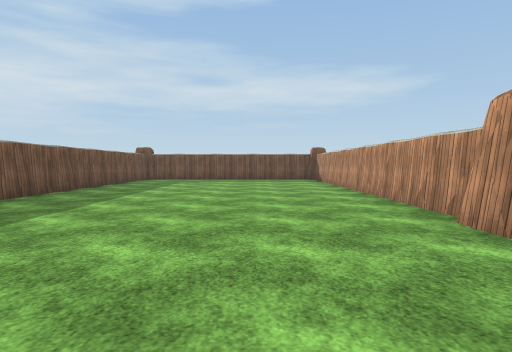
View 1 (above)

24 first-person views from a walk through a 3-D level made in the Unity game engine. The camera is 1.2 m above the floor, tilts 2° down and sees 75° across. The floor is counted in squares, 2 m on a side. Each view is taken from the middle of a square. On the plan, view 1 faces up. The plan holds only what a view shows up to about 10 squares ahead; the rest is blank. The place goes on beyond the plan. The player character is not drawn. Surface patterns are stand-ins for the level's own textures.

View 2
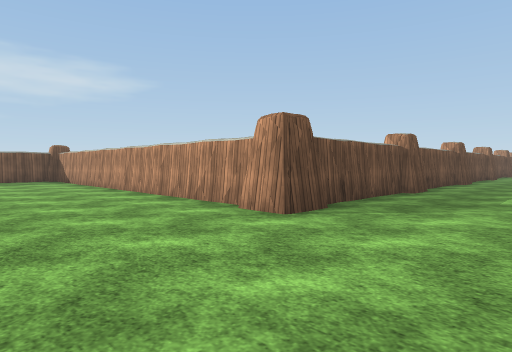

View 3
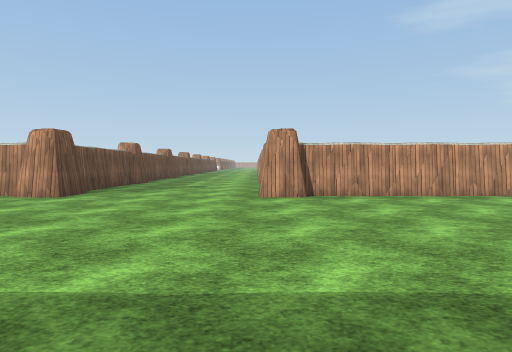

View 4
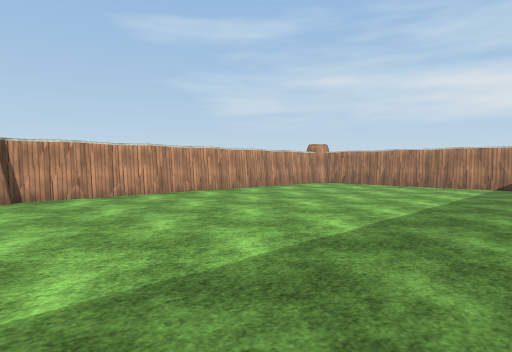

View 5
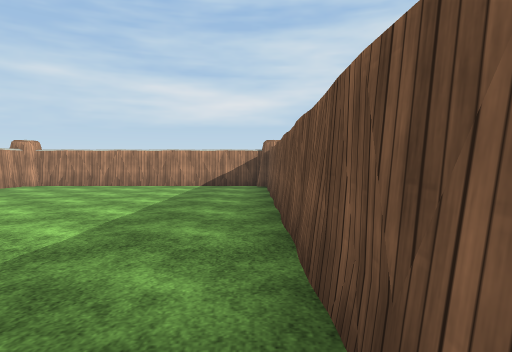

View 6
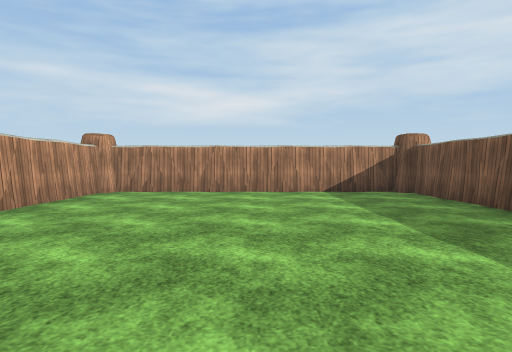

View 7
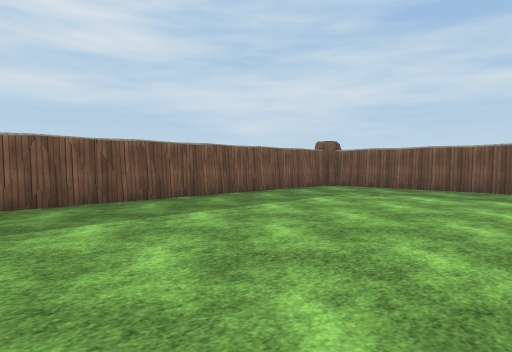

View 8
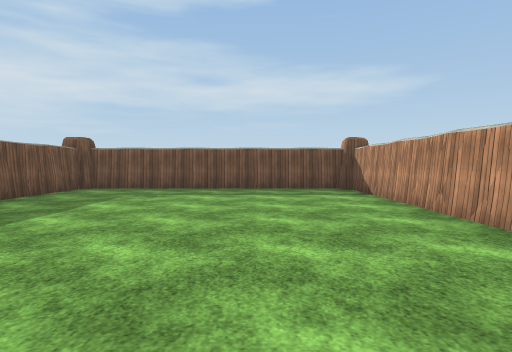

View 9
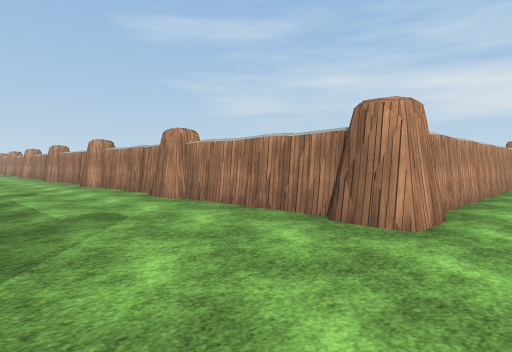

View 10
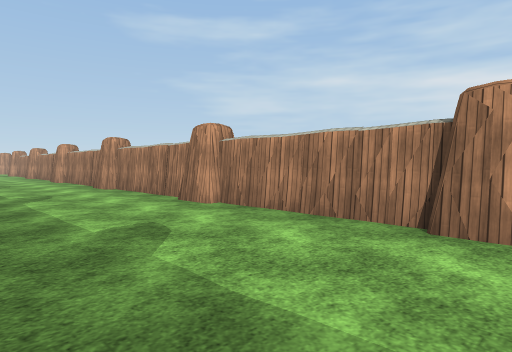

View 11
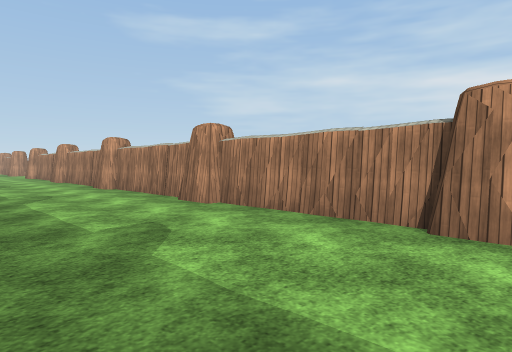

View 12
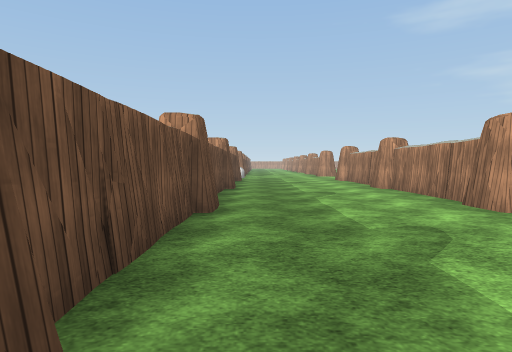

View 13
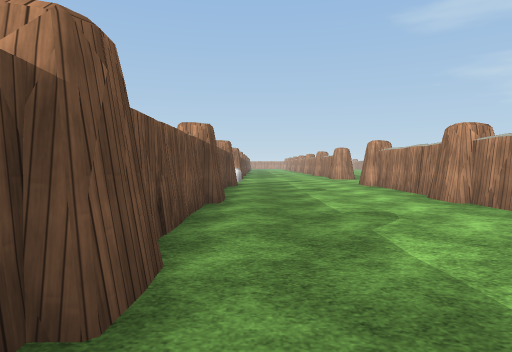

View 14
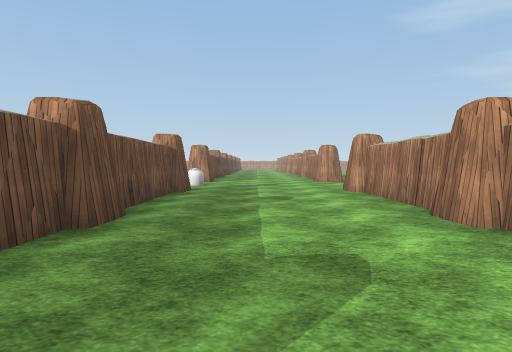

View 15
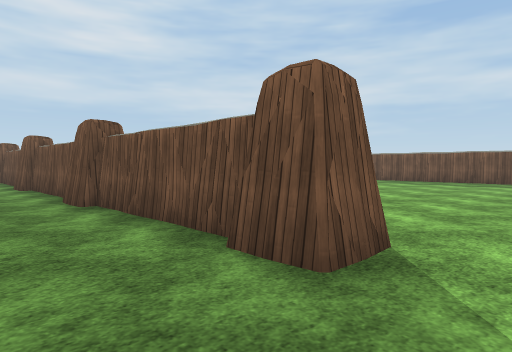

View 16
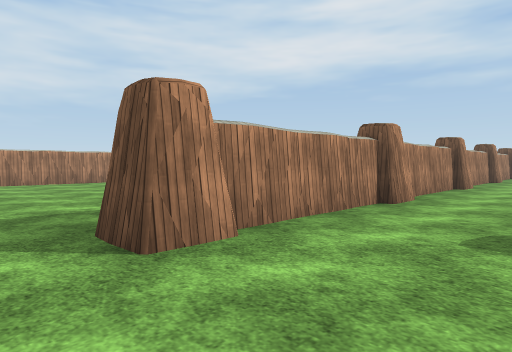

View 17
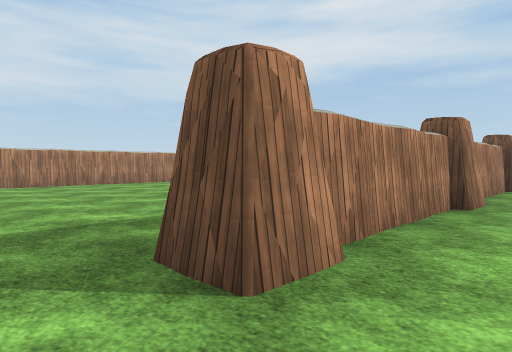

View 18
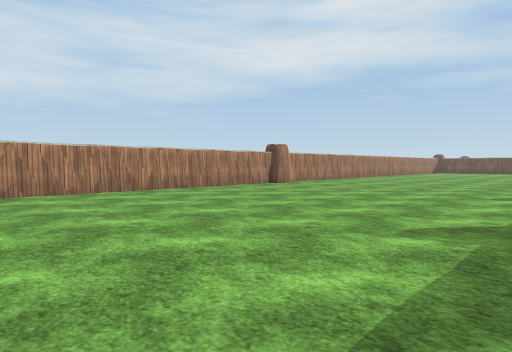

View 19
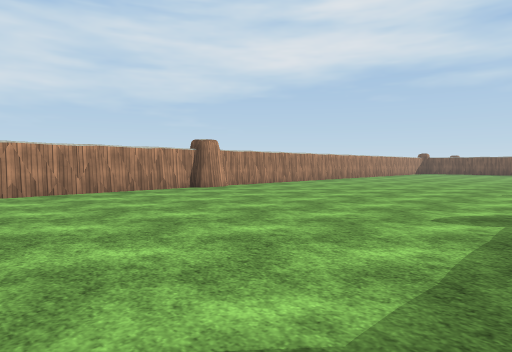

View 20
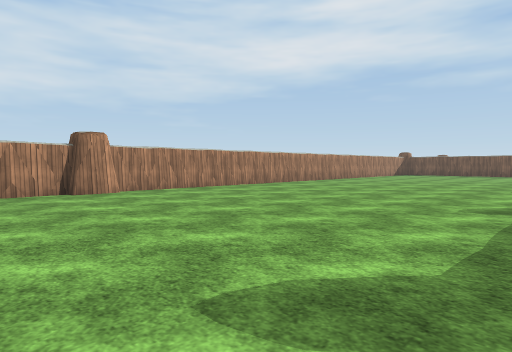

View 21
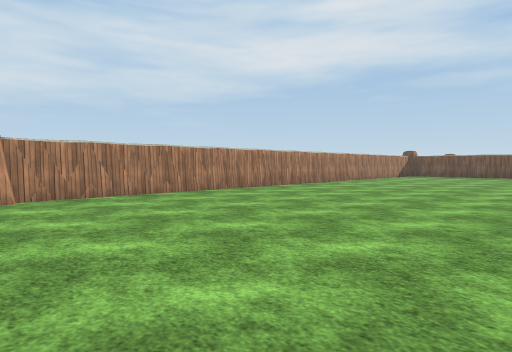

View 22
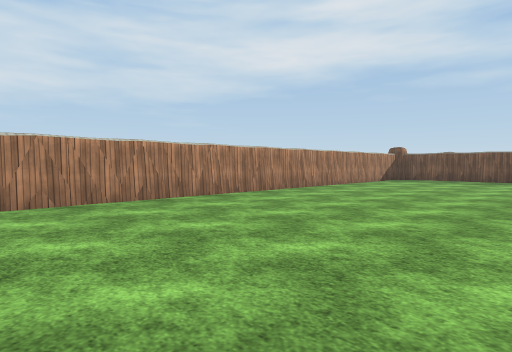

View 23
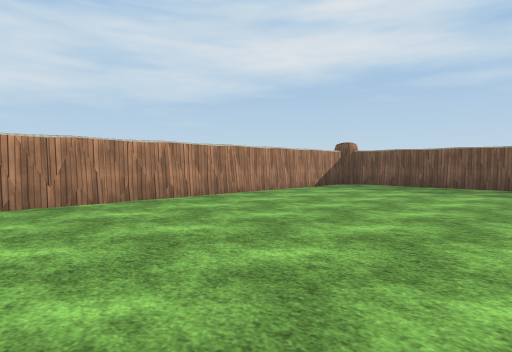

View 24
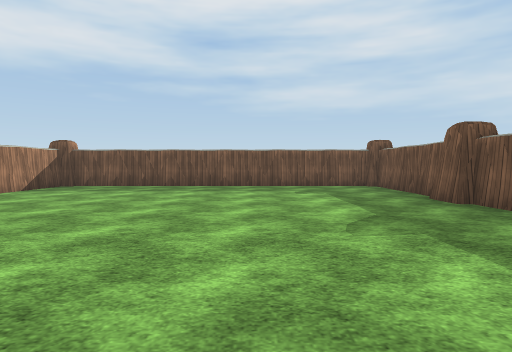

### Floor plan
Key: @ floor where view 1 was taken; # wall or solid block; . floor; C capsule.
Columns run from 5 left of view 1 to 28 right of it. Each row starts with its distance up from view 1.
 14 #########                      #
 13 #.......#                      .
 12 #.......#                     ..
 11 #.......#                    ....
 10 #.......#                    ....
  9 #.......#                    ....
  8 #.......#                     ...
  7 #.......#                     ...
  6 #.......#                      ..
  5  .......#                      ...
  4   ......#                       ..
  3   ......#########   ############.C
  2    ...............................
  1    ...............................
  0   ...@............................
 -1 #.......#########################.
 -2 #.......#...........   ..  .......
 -3 #.......#.......       ...........
 -4 #.......#.........................
 -5 #.......#.........................
 -6 #.......#.........................
 -7 #.......#.........................
 -8 #.......#........................
 -9 #.......#........................
-10 #.......#........................
-11 #################################

Positions as (right, up) in squares from view 1, and headings:
1: (0, 0), facing up
2: (-1, 0), facing up-right
3: (-4, -1), facing right
4: (-4, -1), facing down-right
5: (-4, -1), facing down
6: (-1, -3), facing down
7: (1, 5), facing up-left
8: (0, 5), facing up
9: (1, 2), facing down-right
10: (6, 2), facing down-right
11: (10, 2), facing down-right
12: (14, 2), facing right
13: (17, 2), facing right
14: (19, 1), facing right
15: (28, 1), facing up-left
16: (28, 1), facing down-left
17: (28, 0), facing down-left
18: (28, -3), facing down-left
19: (25, -3), facing down-left
20: (22, -3), facing down-left
21: (20, -4), facing down-left
22: (16, -5), facing down-left
23: (12, -5), facing down-left
24: (12, -5), facing left
